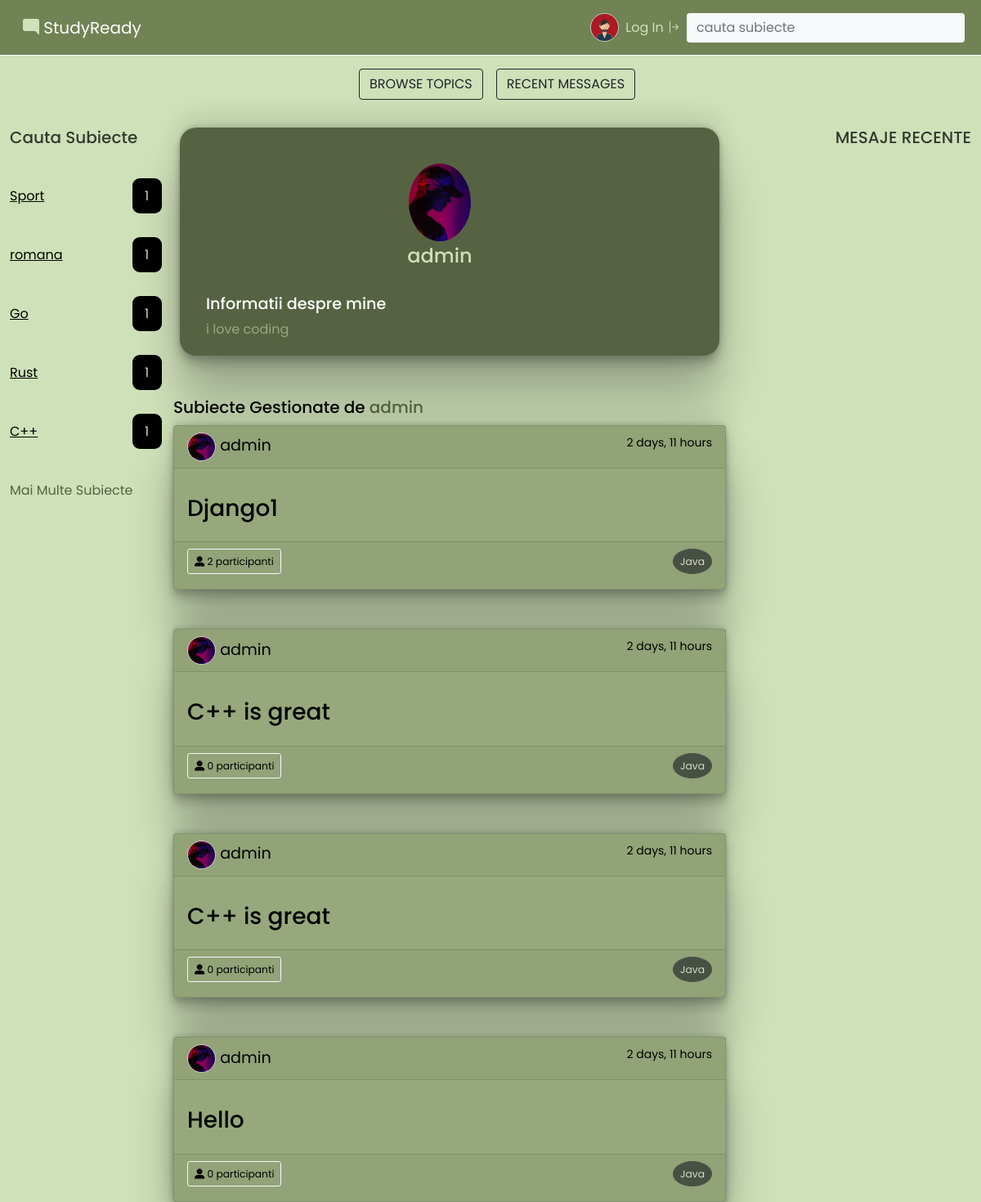
The app's page /profile/2/ with its own data.
### base/models.py (models this page shows, shortened)
class Topic(models.Model):
    name = models.CharField(max_length=200)

class User(AbstractUser):
    name = models.CharField(max_length=200, null=True)
    email = models.EmailField(null=True, unique=True)
    about = models.TextField(null=True)
    profile = models.ImageField(null=True, default="avatar.svg")
    USERNAME_FIELD = 'email'
    REQUIRED_FIELDS = []

class Room(models.Model):
    host = models.ForeignKey(User, on_delete=models.SET_NULL, null=True)
    topic = models.ForeignKey(Topic, on_delete=models.SET_NULL, null=True)
    name = models.CharField(max_length=200)
    description = models.TextField(null = True, blank=True)
    participants = models.ManyToManyField(User, related_name="participants", blank=True)
    updated = models.DateTimeField(auto_now=True)
    created = models.DateTimeField(auto_now_add=True)

### base/views.py (the view)
# urls.py: path('profile/<str:pk>/', views.userProfile, name="profile"),
def userProfile(request,pk):
    user = User.objects.get(id=pk)
    rooms = user.room_set.all().order_by('-created','-updated')
    recent_messages = user.message_set.all()
    topics = Topic.objects.all()[0:5]
    context = {'user':user, 'rooms':rooms,'recent_messages':recent_messages,'topics':topics}
    return render(request, 'base/profile.html', context)

### base/templates/base/profile.html (shortened to what this page needs)
{% extends 'main.html' %}
{% block content %}
	<div class="bg-light" class=" d-flex justify-content-center align-items-center" style="height: 1px;"></div>
	<div class="wrapper mt-3 w-100">
		<div class="d-flex justify-content-center" >
			<a class="btn btn-outline-dark mx-3" id="action_buttons--home" href="{% url 'topics' %}">BROWSE TOPICS</a>
			<a class="btn btn-outline-dark" id="action_buttons--home" href="{% url 'activity' %}">RECENT MESSAGES</a>
		</div>
	</div>
	<main id="main--home" class=" d-flex justify-content-center align-items-center">
		<div class="grid container-fluid">
			<div class="contaier row">
				<div class="col-2 d-none d-xl-block">
					<h2 class="fs-5 mt-4 mb-5 opacity-75"><span id="title--browse">Cauta Subiecte</span></h2>
					<div class="wrappper">
                        {% for topic in topics %}
                        <div class="row mb-5" id="browse_section">
                            <div class="col fs-6">
                                <a class="fs-6" id="topic--name" href="{% url 'home' %}?q={{topic.name}}">{{topic.name}}</a>
                            </div>
                            <div class="" style="max-width: 50px;">
                                <span id="room_count" class="fs-6">{{topic.room_set.all.count}}</span>
                            </div>
                        </div>
                        {% endfor %}
						<div class="col fs-6" style="color:var(--color-light);">
							<span class="fs-6"><a href="{% url 'topics' %}" style="text-decoration: none; color: var(--color-darker);">Mai Multe Subiecte</a></span>
						 </div>
                    </div>
				</div>
				<div class="col d-sm-col-10 mb-5">
					<div class="wrapper w-100" style="height: 100vh;">
						<div class="group row mb-5 mt-4 mx-2 " style="box-shadow: rgba(0, 0, 0, 0.25) 0px 54px 55px, rgba(0, 0, 0, 0.12) 0px -12px 30px, rgba(0, 0, 0, 0.12) 0px 4px 6px, rgba(0, 0, 0, 0.17) 0px 12px 13px, rgba(0, 0, 0, 0.09) 0px -3px 5px; border-radius:20px; padding: 20px;background-color: var(--color-darker);">
							<div class="row d-flex justify-content-center mt-4"><img src="{{user.profile.url}}"
												alt="profile
													photo" style="width:100px; height: auto;  border-radius: 50%; border: 1px solid #ccc; border:none;"></div>
							<div class="row text-center mt-1 mb-2">
								<h4 style="color: var(--color-intense);">{{user.username}}</h4>
							</div>
							<div class="row text-end mt-3">
								<h5 style="color: var(--color-white);">Informatii despre mine</h5><br>
								<span style="color: var(--color-light);">{{user.about}}</span>
							</div>
						</div>
						<div class="mt-4">
							<div class="">
								<div class="group">
									<h2 class="opacity-100"><span class="fs-5" id="title--study">Subiecte Gestionate de <span style="color: var(--color-darker);">{{user.username}}</span> </span></h2>
								</div>
							</div>
						</div>
						{% for room in rooms %}
						<div class="card mb-5" id="card--message" style="box-shadow: rgba(0, 0, 0, 0.25) 0px 54px 55px, rgba(0, 0, 0, 0.12) 0px -12px 30px, rgba(0, 0, 0, 0.12) 0px 4px 6px, rgba(0, 0, 0, 0.17) 0px 12px 13px, rgba(0, 0, 0, 0.09) 0px -3px 5px; background-color: var(--color-light);">
							<div class="card-header">
								<div class="wrappper d-flex justify-content-between">
									<div class=""><small id="user--name">
											<img src="{{user.profile.url}}"
												alt="profile
													photo" style="width: 35px; height: 35px; border-radius: 50%; border: 1px solid #ccc;">
											{{user.username}}</small>
										</div>
									<div class=""><small style="color: var(--color-black);">{{room.created|timesince}}</small></div>
								</div>
							</div>
							<div class="card-body">
								<h5 class="card-title mt-3 fs-3 d-sm-fs-5"> <a href="{% url 'room' room.id %}"
										style="text-decoration: none; color: black;" id="title_link_a_home">{{room.name}}</a> </h5>
							</div>
							<div class="card-footer w-100">
								<div class="wrapper d-flex justify-content-between w-100"><a href="#"
										class="btn btn-outline-light btn-sm "><small class="text-light"><i
												class="fa-solid fa-user-large" style="color: var(--color-black);"></i>
												{% if room.participants.all.count == 1 %}
												<span style="color:var(--color-black);">{{room.participants.all.count}} participant</span>
												{% else %}
												<span style="color:var(--color-black);">{{room.participants.all.count}} participanti</span>
												{% endif %}
											</small></a>
									<button class="btn btn-dark disabled btn-sm rounded-circle"><small
											class="text-light">Java</small></button>
								</div>
							</div>
						</div>
						{% endfor %}
					</div>
				</div>
				<div class="col-3 d-none d-xl-block">
					<div class="">
						<h2 class="fs-5 mt-4 mb-5 opacity-75 d-flex justify-content-end"><span id="title--recent">MESAJE RECENTE</span></h2>
					</div>
				</div>
			</div>
		</div>
	</main>
{% endblock content %}

### templates/main.html (shortened to what this page needs)
<!DOCTYPE html>
{% load static %}
<html lang="en">
<head>
	<link rel="stylesheet" href="https://cdnjs.cloudflare.com/ajax/libs/bootstrap/5.1.2/css/bootstrap.rtl.min.css"
 />
	<link rel="stylesheet" href="https://cdnjs.cloudflare.com/ajax/libs/font-awesome/6.1.0/css/all.min.css"
 />
	<link rel="stylesheet" href="https://cdn.jsdelivr.net/npm/bootstrap-icons@1.8.1/font/bootstrap-icons.css">
	<link rel="stylesheet" href="{% static 'styles/style.css' %}">
</head>
<body style="font-family: 'Poppins', sans-serif;">
	{% include 'navbar.html' %}
	{% block content %}{% endblock content %}
</body>
</html>

### templates/navbar.html (shortened to what this page needs)
{% load static %}
<nav class="navbar navbar-expand-lg navbar-dark text-light" id="navbar">
	<div class="container-fluid">
		<div class="align-text-bottom"><span id="logo--name--nav"><a class="navbar-brand" href="{% url 'home' %}"><i class="bi bi-chat-right-fill" id="logo_nav"></i>
					StudyReady</a></span></div>
		<div class="collapse navbar-collapse" id="navbarSupportedContent">
			<ul class="navbar-nav me-auto mb-2 mb-lg-0">
				{% if request.user.is_authenticated %}
				<li class="nav-item dropdown d-inline-flex align-items-center" style="text-decoration: none; color: black;"><a class="nav-link dropdown-toggle fs-6" href="#" id="navbarDropdown" role="button" data-bs-toggle="dropdown" aria-expanded="false">
						<img src="{{user.profile.url}}" alt="profile image" style="width: 35px; height:35px ;  border-radius: 50%; border: 1px solid #ccc;" class="mx-2"><span id="user_nav">@{{request.user.username}}</span>
					</a>
					<ul class="dropdown-menu bg-dark dropdown-menu-dark" aria-labelledby="navbarDropdown">
						<li><a class="dropdown-item" href="{% url 'profile' user.id %}"><i class="fa-solid
											fa-address-card"></i> Profil</a></li>
						<li><a class="dropdown-item" href="{% url 'update-user' %}"><i class="fa-solid fa-gear"></i>
								Setari</a></li>
						<li><a class="dropdown-item" href="{% url 'logout' %}"><i class="fa-solid
											fa-arrow-right-from-bracket"></i>
								LogOut</a></li>
					</ul>
				</li>
				{% else %}
				<li class="nav-item d-inline-flex align-items-center"><a class="nav-link fs-6" href="{% url 'login' %}" id="navbarDropdown" role="button" data-bs-toggle="dropdown" aria-expanded="false">
						<img src="{% static 'images/avatar.svg' %}" alt="profile
							photo" style="width: 35px; border-radius: 50%; border: 1px solid #ccc; margin:0;" class=""><span id="user_nav"><a href="{% url 'login' %}" style="color:var(--color-intense); text-decoration: none;">Log In <i
									class="bi bi-arrow-bar-right"></i></a> </span>
					</a>
				</li>
				{% endif %}
			</ul>
			<form class="d-flex" method="get">
				<input class="form-control me-2 mx-2 bg-light border-0" type="search" placeholder="cauta subiecte" aria-label="Search" name="q">
			</form>
		</div>
	</div>
</nav>

### static/styles/style.css (style rules this page uses)
h2 { font-size: 3.0vh; }
h5 { font-size: 1.2rem; }
body { background-color: #cfe1b9; }
#logo_nav { color: var(--color-intense); }
#user_nav { color: var(--color-intense); }
#card--message { box-shadow: rgba(0, 0, 0, 0.16) 0px 1px 4px, rgb(51, 51, 51) 0px 0px 0px 3px; }
#title--recent { color: var(--color-black); }
#title--study { color: var(--color-black); }
#title--browse { color: var(--color-black); }
#topic--name { color: var(--color-black); }
#room_count { padding: 10px 15px; background-color: var(--color-black); color: var(--color-intense); border-radius: 9px; letter-spacing: 1px; }
#user--name { color: #000; font-size: 1.2rem; }
#navbar { background-color: var(--color-dark-blue); }
:root { --color-black: #000; --color-dark-blue: #718355; --color-darker: #566343; --color-light: #97a97c; --color-gray: #e5e5e5; --color-white: #fff; --color-back: #3A97E0; --color-intense: #cfe1b9; }
.wrapper { border: none; width: 30px; border-radius: 50%; margin-bottom: 10px; vertical-align: bottom; }
#action_buttons--home { display: none; }
@media only screen and (max-width: 1201px) { #action_buttons--home { display: block; } }

### records on screen
Topic: name "Sport", room_set.all.count "1"
Topic: name "romana", room_set.all.count "1"
Topic: name "Go", room_set.all.count "1"
Topic: name "Rust", room_set.all.count "1"
Topic: name "C++", room_set.all.count "1"
User: profile (picture), username "admin", about "i love coding"
Room: profile (picture), created "2 days, 11 hours", name "Django1", participants.all.count "2"
Room: profile (picture), created "2 days, 11 hours", name "C++ is great", participants.all.count "0"
Room: profile (picture), created "2 days, 11 hours", name "C++ is great", participants.all.count "0"
Room: profile (picture), created "2 days, 11 hours", name "Hello", participants.all.count "0"
